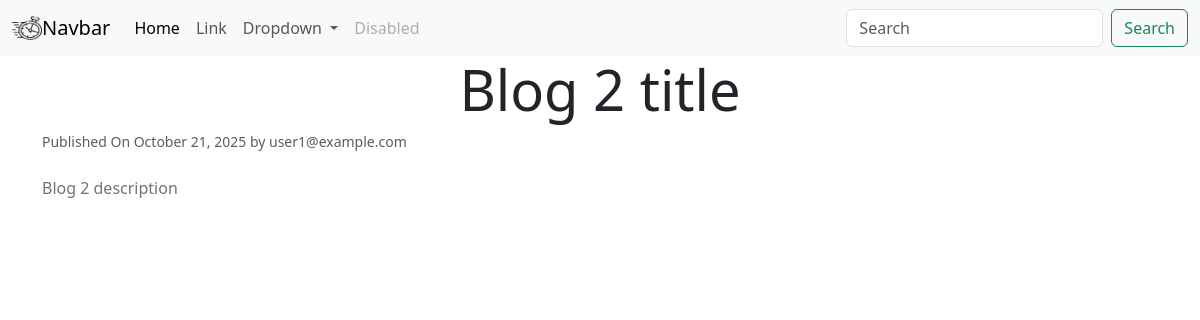
/app/blog/2, run on the app's committed database.
### backend/db/models/blog.py (models this page shows)
class Blog(Base):
    id = Column(Integer, primary_key=True, index=True)
    title = Column(String, nullable=False)
    slug = Column(String, nullable=False)
    content = Column(Text, nullable=False)
    author_id = Column(Integer, ForeignKey("user.id"), nullable=False)
    author = relationship("User", back_populates="blogs")
    created_at = Column(DateTime, default=datetime.now)
    is_active = Column(Boolean, default=False)

### backend/db/models/user.py (models this page shows)
class User(Base):
    id = Column(Integer,primary_key=True, index=True)
    email = Column(String,nullable=False,unique=True,index=True)
    password = Column(String,nullable=False)
    is_active = Column(Boolean,default=True)
    blogs = relationship("Blog", back_populates="author")

### backend/apps/v1/route_blog.py (the view)
@router.get("/app/blog/{id}", name="blog_detail")
def blog_detail(id: int, request: Request, db: Session = Depends(get_db)):
    blog = get_blog(id=id, db=db)
    if not blog:
        return templates.TemplateResponse("404.html", {"request": request}, status_code=404)
    context = {"request": request, "blog": blog}
    return templates.TemplateResponse("blogs/detail.html", context)

### backend/templates/blogs/detail.html (shortened to what this page needs)
{%extends "base.html" %}
{% block content %}
<div class="container">
    <div class="row">
        <h1 class="display-4 text-center">{{ blog.title }}</h1>
        <small class="text-muted">
            Published On {{ blog.created_at.strftime('%B %d, %Y') }} by {{ blog.author.email }}
        </small>
        <p class="text-secondary my-4">
            {{ blog.content }}
        </p>
    </div>
</div>
{% endblock %}

### backend/templates/base.html (shortened to what this page needs)
<!doctype html>
<html lang="en">
  <head>
    <link href="https://cdn.jsdelivr.net/npm/bootstrap@5.3.8/dist/css/bootstrap.min.css" rel="stylesheet">
  </head>
  <body>
    {% include "components/navbar.html"%}
{% block content %}
{% endblock %}
</body>
</html>

### backend/templates/components/navbar.html (shortened to what this page needs)
<nav class="navbar navbar-expand-lg bg-body-tertiary">
    <div class="container-fluid">
      <img src="{{ url_for('static', path='images/fast.png') }}" alt="Logo" width="30" height="24" class="d-inline-block align-text-top"/>
      <a class="navbar-brand" href="#">Navbar</a>
      <div class="collapse navbar-collapse" id="navbarSupportedContent">
        <ul class="navbar-nav me-auto mb-2 mb-lg-0">
          <li class="nav-item">
            <a class="nav-link active" aria-current="page" href="#">Home</a>
          </li>
          <li class="nav-item">
            <a class="nav-link" href="#">Link</a>
          </li>
          <li class="nav-item dropdown">
            <a class="nav-link dropdown-toggle" href="#" role="button" data-bs-toggle="dropdown" aria-expanded="false">
              Dropdown
            </a>
          </li>
          <li class="nav-item">
            <a class="nav-link disabled" aria-disabled="true">Disabled</a>
          </li>
        </ul>
        <form class="d-flex" role="search">
          <input class="form-control me-2" type="search" placeholder="Search" aria-label="Search"/>
          <button class="btn btn-outline-success" type="submit">Search</button>
        </form>
      </div>
    </div>
  </nav>

### data on the page
Blog: title "Blog 2 title", created_at "October 21, 2025", content "Blog 2 description"
User: author.email "user1@example.com"
